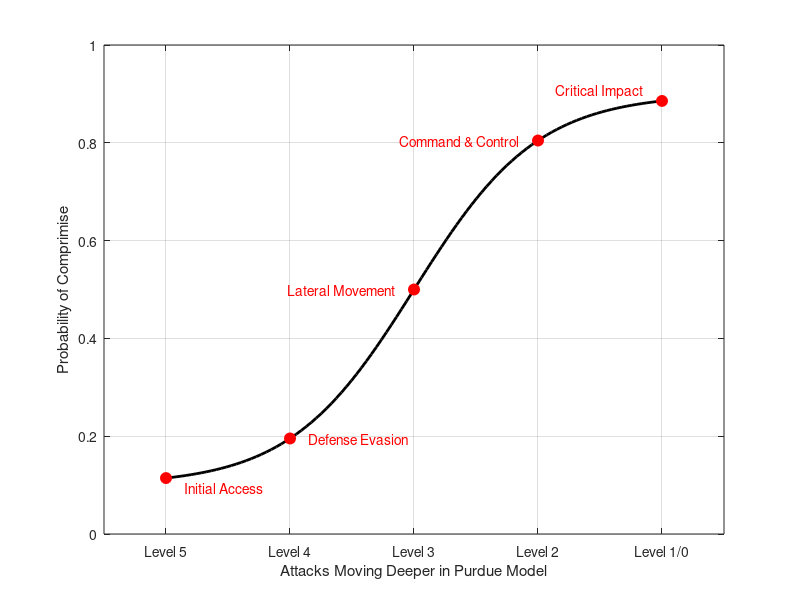

Write the MATLAB code that produced this figure.
% Define desired figure size in pixels
plotWidth = 500;   % Width in pixels
plotHeight = 400;  % Height in pixels

% Define the attack combinations (x-axis)
attack_combinations = linspace(1, 5, 100);

% Define the failure probability (y-axis) with a sigmoidal function
failure_probability = 0.1 + 0.8 * (1 ./ (1 + exp(-2.0 * (attack_combinations - 3.0))));
failure_probability = max(0, min(1, failure_probability));  % Ensure values are within [0,1]

% Create figure with white background
figure('Color','w', 'Units','pixels', 'Position',[100 100 plotWidth plotHeight]);

% Plot the fragility curve on the main (bottom) axis
plot(attack_combinations, failure_probability, 'k-', 'LineWidth', 2);
hold on;

% -------------------------------------------------------------------------
% ADD RED DOTS & LABELS
% Choose x-values where you want to place dots
dot_x = [1, 2, 3, 4, 5];

% Compute corresponding y-values using the same fragility function
dot_y = 0.1 + 0.8 * (1 ./ (1 + exp(-2.0 * (dot_x - 3.0))));
dot_y = max(0, min(1, dot_y));  % trim to [0,1] if needed

% Plot the red dots
plot(dot_x, dot_y, 'ro', 'MarkerSize', 8, 'MarkerFaceColor', 'r');


% Place each label at (x + offset, y) with vertical alignment = middle
text(dot_x(1) + 0.15, dot_y(1) -0.02, 'Initial Access', ...
    'HorizontalAlignment', 'left', 'VerticalAlignment', 'middle', 'Color', 'r');
text(dot_x(2) + 0.15, dot_y(2), 'Defense Evasion', ...
    'HorizontalAlignment', 'left', 'VerticalAlignment', 'middle', 'Color', 'r');
text(dot_x(3) - 0.15, dot_y(3), 'Lateral Movement', ...
    'HorizontalAlignment', 'right', 'VerticalAlignment', 'middle', 'Color', 'r');
text(dot_x(4) - 0.15, dot_y(4), 'Command & Control', ...
    'HorizontalAlignment', 'right', 'VerticalAlignment', 'middle', 'Color', 'r');
text(dot_x(5) - 0.15, dot_y(5) +0.02, 'Critical Impact', ...
    'HorizontalAlignment', 'right', 'VerticalAlignment', 'middle', 'Color', 'r');
% -------------------------------------------------------------------------

% Label the main (bottom) axis
xlabel('Attacks Moving Deeper in Purdue Model');
ylabel('Probability of Comprimise');

% Adjust axis limits
xlim([0.5, 5.5]);
ylim([0, 1]);

% Set bottom x-axis ticks/labels
xticks([1, 2, 3, 4, 5]);
xticklabels({'Level 5', 'Level 4', 'Level 3', 'Level 2', 'Level 1/0'});

grid on;

hold off;

saveas(gcf, 'img_chapter_5_3_generic_fragility_curve_events.png');
